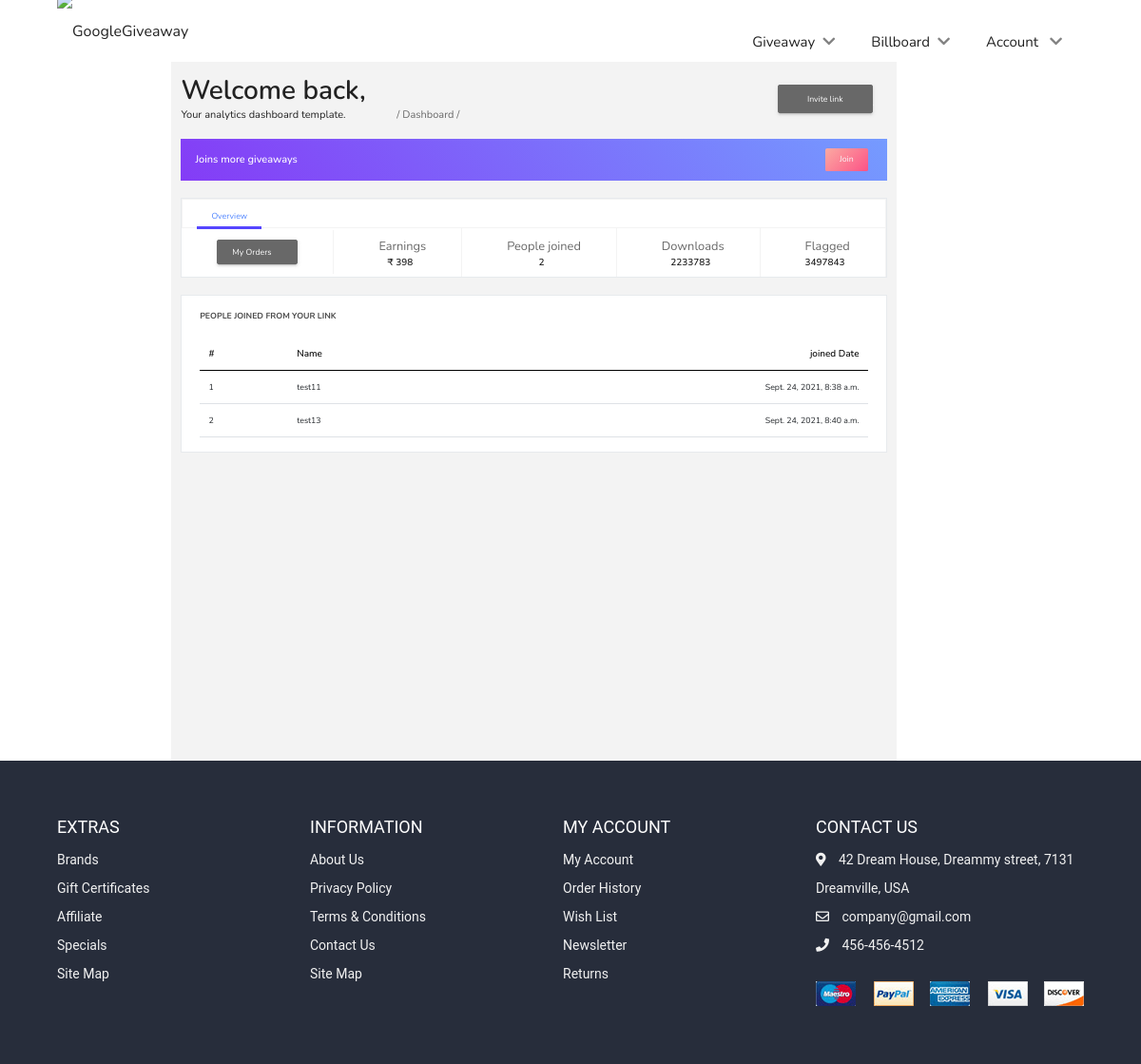
Page /account/dashboard/ (signed in) on the committed database.
### refferal/models.py (models this page shows, shortened)
class Refferal(models.Model):
    user = models.OneToOneField(settings.AUTH_USER_MODEL, on_delete=models.CASCADE)
    code = models.CharField(max_length=12, blank=True)
    recommended_by = models.ForeignKey(settings.AUTH_USER_MODEL, on_delete=models.CASCADE, blank=True, null=True, related_name='ref_by')
    created = models.DateTimeField(auto_now_add=True)
    updated = models.DateTimeField(auto_now=True)
    def get_refferal_earnings(self):
        qs = Refferal.objects.all()
        reff = []
        for profile in qs:
            if profile.recommended_by == self.user:
                reff.append(profile)
        total_reff  = len(reff)*199
        return total_reff
    def get_refferal_profiles(self):
        qs = Refferal.objects.all()
        reff = []
        for profile in qs:
            if profile.recommended_by == self.user:
                reff.append(profile)
        return reff

### account/models.py (models this page shows, shortened)
class UserBase(AbstractBaseUser, PermissionsMixin):
    email = models.EmailField(_('email address'), unique=True)
    user_name = models.CharField(max_length=150, unique=True)
    first_name = models.CharField(max_length=50, blank=True)
    last_name = models.CharField(max_length=50, blank=True)
    phone_number = models.CharField(max_length=15, blank=True)
    city = models.CharField(max_length=50, blank=True)
    pincode = models.CharField(max_length=12, blank=True)
    address_line = models.CharField(max_length=300, blank=True)
    is_active = models.BooleanField(default=False)
    is_staff = models.BooleanField(default=False)
    created = models.DateTimeField(auto_now_add=True)
    updated = models.DateTimeField(auto_now=True)
    objects = CustomAccountManager()
    USERNAME_FIELD = 'email'
    REQUIRED_FIELDS = ['user_name']
    class Meta:
        verbose_name = "Accounts"
        verbose_name_plural = "Accounts"
    def __str__(self):
        return self.user_name

### account/views.py (the view, shortened to what this page needs)
# urls.py: path('dashboard/', views.dashboard, name='dashboard'),
@login_required
def dashboard(request):
    user = request.user
    refferal_profile = Refferal.objects.get(user=user)
    my_pic = UplodedPic.objects.filter(user=user)
    error = False
    for i in my_pic:
        if i != None:
            error = True
    refferals_earnings = refferal_profile.get_refferal_earnings()
    refferal_profile_detail  = refferal_profile.get_refferal_profiles()
    refferal_count = len(refferal_profile_detail)
    current_site = get_current_site(request)
    refferal_code = f"{current_site.domain}/{refferal_profile.code}"
    formUplode = UplodeImageForm()
    context = {
        'form': formUplode,
        'refferal_count': refferal_count,
        'refferals_earnings': refferals_earnings,
        'refferal_profile_detail':refferal_profile_detail,
        'refferal_code': refferal_code,
        'error': error
    }
    return render(request, 'account/dashboard.html', context)

### store/context_processors.py (called while the page is built)
def categories(request):
    return {
        'categories': Category.objects.all()
    }

### store/models.py (called while the page is built)
    def get_absolute_url(self):
        return reverse('store:category_list', args=[self.slug])

### templates/account/dashboard.html (shortened to what this page needs)
{% extends '../base.html' %}
{% load static %}
{% block header %}
<link rel="stylesheet" href="{% static 'css/account/dashboard.css' %}">
{% endblock header %}
{% block content %}
  <div class="container-scroller" id='main-content'>
      <div class="main-panel" id="main-panel">
        <div class="content-wrapper">
          <div class="row">
            <div class="col-md-12 grid-margin">
              <div class="d-flex justify-content-between flex-wrap">
                <div class="d-flex align-items-end flex-wrap">
                  <div class="mr-md-3 mr-xl-5">
                    <h2>Welcome back,</h2>
                    <p class="mb-md-0">Your analytics dashboard template.</p>
                  </div>
                  <div class="d-flex">
                    <p class="text-muted mb-0 hover-cursor">&nbsp;/&nbsp;Dashboard&nbsp;/&nbsp;</p>
                  </div>
                </div>
                <div class="d-flex justify-content-between align-items-end flex-wrap">
                <button class="btn btn-secondary mt-2 mt-xl-0 gap-2 btn-lg" data-bs-toggle="modal" data-bs-target="#exampleModal">Invite link</button>
                <div>
                <p style="color:#F3F3F3;">......</p>
                </div>
                </div>
              </div>
            </div>
          </div>
          <div class="row" id="proBanner">
            <div class="col-md-12 grid-margin">
              <div class="card bg-gradient-primary border-0">
                <div class="card-body py-3 px-4 d-flex align-items-center justify-content-between flex-wrap">
                  <p class="mb-0 text-white font-weight-medium">Joins more giveaways </p>
                  <div class="d-flex">
                    <a href="https://www.bootstrapdash.com/product/majestic-admin-pro?utm_source=organic&utm_medium=banner&utm_campaign=free-preview" target="_blank" class="btn btn-outline-light mr-2 bg-gradient-danger border-0">Join</a>
                  </div>
                </div>
              </div>
            </div>
          </div>
          <div class="row">
            <div class="col-md-12 grid-margin stretch-card">
              <div class="card">
                <div class="card-body dashboard-tabs p-0">
                  <ul class="nav nav-tabs px-4" role="tablist">
                    <li class="nav-item">
                      <a class="nav-link active" id="overview-tab" data-toggle="tab" href="#overview" role="tab" aria-controls="overview" aria-selected="true">Overview</a>
                    </li>
                  </ul>
                  <div class="tab-content py-0 px-0">
                    <div class="tab-pane fade show active" id="overview" role="tabpanel" aria-labelledby="overview-tab">
                      <div class="d-flex flex-wrap justify-content-xl-between">
                        <div class="d-none d-xl-flex border-md-right flex-grow-1 align-items-center justify-content-center p-3 item">
                        <div class="dropdown">
                            <a class="btn btn-secondary dropdown-toggle" href="#" role="button" id="dropdownMenuLink" data-bs-toggle="dropdown" aria-expanded="false">
                              My Orders
                            </a>
                          </div>
                        </div>
                        <div class="d-flex border-md-right flex-grow-1 align-items-center justify-content-center p-3 item">
                          <div class="d-flex flex-column justify-content-around">
                            <small class="mb-1 text-muted">Earnings</small>
                            <h5 class="mr-2 mb-0">₹ {{refferals_earnings}}</h5>
                          </div>
                        </div>
                        <div class="d-flex border-md-right flex-grow-1 align-items-center justify-content-center p-3 item">
                          <div class="d-flex flex-column justify-content-around">
                            <small class="mb-1 text-muted">People joined</small>
                            <h5 class="mr-2 mb-0">{{refferal_count}}</h5>
                          </div>
                        </div>
                        <div class="d-flex border-md-right flex-grow-1 align-items-center justify-content-center p-3 item">
                          <div class="d-flex flex-column justify-content-around">
                            <small class="mb-1 text-muted">Downloads</small>
                            <h5 class="mr-2 mb-0">2233783</h5>
                          </div>
                        </div>
                        <div class="d-flex py-3 border-md-right flex-grow-1 align-items-center justify-content-center p-3 item">
                          <div class="d-flex flex-column justify-content-around">
                            <small class="mb-1 text-muted">Flagged</small>
                            <h5 class="mr-2 mb-0">3497843</h5>
                          </div>
                        </div>
                      </div>
                    </div>
                  </div>
                </div>
              </div>
            </div>
          </div>
          <div class="row">
            <div class="col-md-12 stretch-card">
              <div class="card">
                <div class="card-body">
                  <p class="card-title">People joined from your link </p>
                  <div class="table-responsive">
                    <table id="recent-purchases-listing" class="table">
                      <thead>
                        <tr>
                            <th id="th">#</th>
                            <th id="th">Name</th>
                            <th id="th">joined Date</th>
                        </tr>
                      </thead>
                      <tbody>
                      {% for profile in refferal_profile_detail%}
                        <tr>
                            <td>{{ forloop.counter }}</td>
                            <td>{{profile.user}}</td>
                            <td>{{profile.created}}</td>
                        </tr>
                      {% endfor %}
                      </tbody>
                    </table>
                  </div>
                </div>
              </div>
            </div>
          </div>
      </div>
    </div>
  </div>
{% endblock%}

### static/css/store/main.css (style rules this page uses)
:root { --primary: #222; --white: #fff; --black: #222; --grey1: #3a3b3c; --grey2: #828282; --red: #828282; }
*, *::before, *::after { margin: 0; padding: 0; box-sizing: inherit; }
html { box-sizing: border-box; font-size: 62.5%; overflow-x: hidden; scroll-behavior: smooth; scroll-padding-top: 4rem; }
body { font-family: "Nunito", sans-serif; font-size: 1.6rem; background-color: var(--white); color: var(--black); font-weight: 400; }
h1, h2, h3, h4, h5 { font-weight: 600; }
a { text-decoration: none; color: inherit; }
li { list-style: none; }
.d-flex { display: flex; align-items: center; }
table { width: 100%; border-collapse: collapse; }
th { text-align: left; padding: 0.5rem; color: var(--white); background-color: var(--primary); font-weight: normal; }
td { padding: 1rem 0.5rem; }
td:last-child { text-align: right; }
th:last-child { text-align: right; }

### rows in the picture
Refferal: user "test11", created "Sept. 24, 2021, 8:38 a.m."
Refferal: user "test13", created "Sept. 24, 2021, 8:40 a.m."

### other values in the picture
{{ refferals_earnings }} "398"
{{ refferal_count }} "2"
